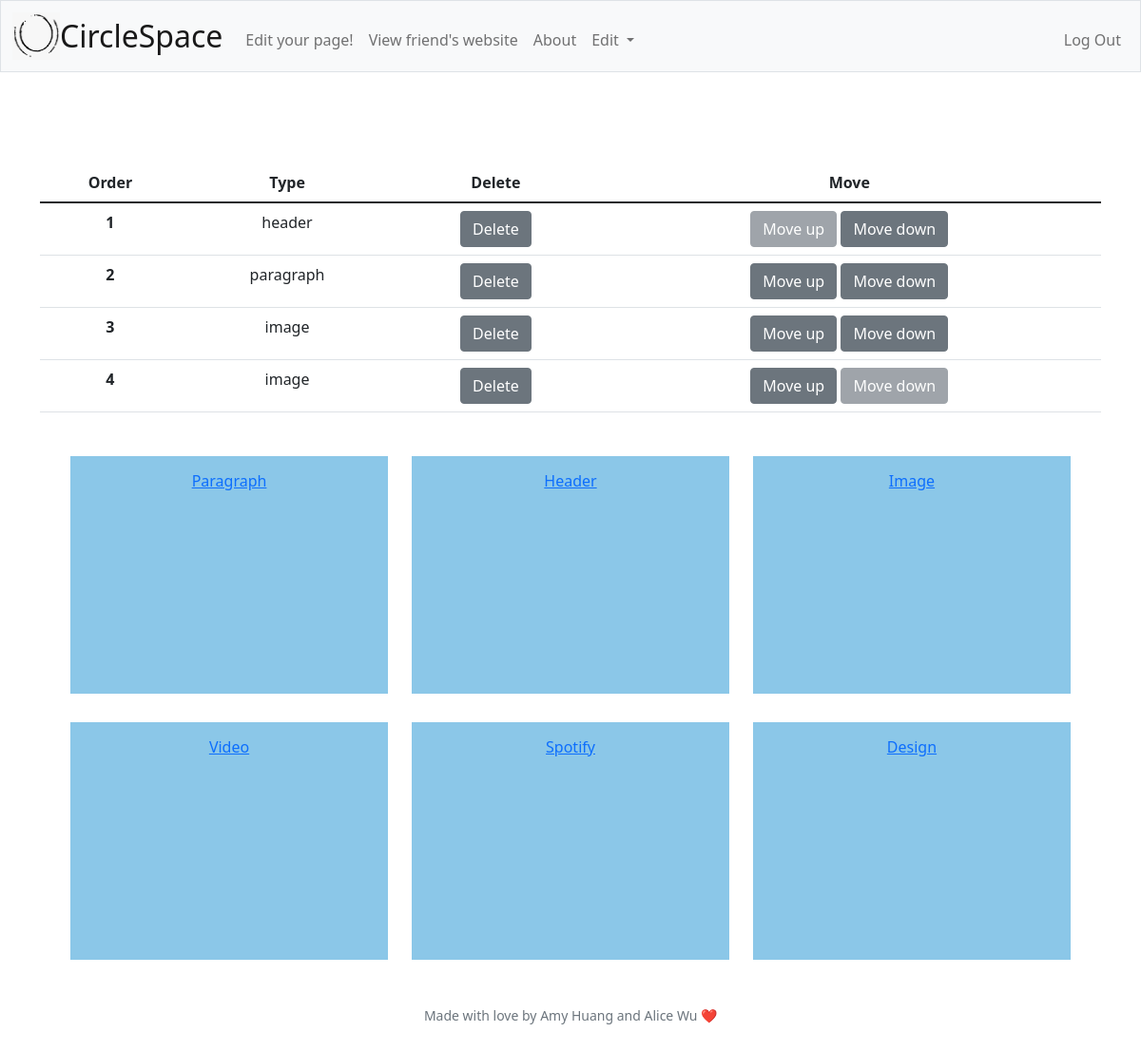
/edit (signed in), run on the app's committed database.
### tables this page shows
CREATE TABLE segments (
    segment_id INTEGER PRIMARY KEY AUTOINCREMENT NOT NULL,
    user_id INTEGER NOT NULL,
    segment_type TEXT NOT NULL,
    content TEXT NOT NULL,
    location INTEGER NOT NULL,
    FOREIGN KEY(user_id) REFERENCES users(user_id)
);

### app.py (the view, shortened to what this page needs)
@app.route("/edit", methods=["GET", "POST"])
@login_required
def edit():
    if request.method == "GET":
        user_id = session["user_id"]
        segments = db.execute("SELECT segment_type, location FROM segments WHERE user_id = ? ORDER BY location", user_id)
        return render_template("edit.html", segments=segments)

### app.py (called while the page is built)
@app.after_request
def after_request(response):
    response.headers["Cache-Control"] = "no-cache, no-store, must-revalidate"
    response.headers["Expires"] = 0
    response.headers["Pragma"] = "no-cache"
    return response

### helpers.py (called while the page is built)
def login_required(f):
    @wraps(f)
    def decorated_function(*args, **kwargs):
        if session.get("user_id") is None:
            return redirect("/login")
        return f(*args, **kwargs)
    return decorated_function

### templates/edit.html (shortened to what this page needs)
{% extends "layout.html" %}
{% block main %}
<main class="container py-5 text-center">
    <table class="table">
        <thead>
            <tr>
                <th scope="col">Order</th>
                <th scope="col">Type</th>
                <th scope="col">Delete</th>
                <th scope="col">Move</th>
            </tr>
        </thead>
        <tbody>
            <form action="/edit" method="post">
                {% for segment in segments %}
                    <tr>
                        <th scope="row">{{ segment["location"] }}</th>
                        <td>{{ segment["segment_type"] }}</td>
                        <td><button class="btn btn-secondary" type="submit" name="delete-button" value="{{ segment["location"] }}">Delete</button></td>
                        <td>
                            {% if segment != segments[0] %}
                                <button class="btn btn-secondary" type="submit" name="up-button" value="{{ segment["location"] }}">Move up</button>
                            {% else %}
                                <button class="btn btn-secondary" disabled>Move up</button>
                            {% endif %}
                            {% if segment != segments[-1] %}
                                <button class="btn btn-secondary" type="submit" name="down-button" value="{{ segment["location"] }}">Move down</button>
                            {% else %}
                                <button class="btn btn-secondary" disabled>Move down</button>
                            {% endif %}
                        </td>
                    </tr>
                {% endfor %}
            </form>
        </tbody>
    </table>
<div>
    <a class="button" href="/edit-paragraph">Paragraph</a>
    <a class="button" href="/edit-header">Header</a>
    <a class="button" href="/edit-image">Image</a>
    <a class="button" href="/edit-video">Video</a>
    <a class="button" href="/edit-spotify">Spotify</a>
    <a class="button" href="/edit-design">Design</a>
</div>
{% endblock %}

### static/styles.css (style rules this page uses)
.button { display: inline-block; width: 30%; height: 250px; border: none; background-color: #8bc7e8; padding: 14px 28px; font-size: 16px; cursor: pointer; text-align: center; margin-left: 10px; margin-right: 10px; margin-top: 30px; transition-duration: 0.4s; }

### data on the page
segments: location "1", segment_type "header", shows "Move up"
segments: location "2", segment_type "paragraph"
segments: location "3", segment_type "image"
segments: location "4", segment_type "image", shows "Move down"
